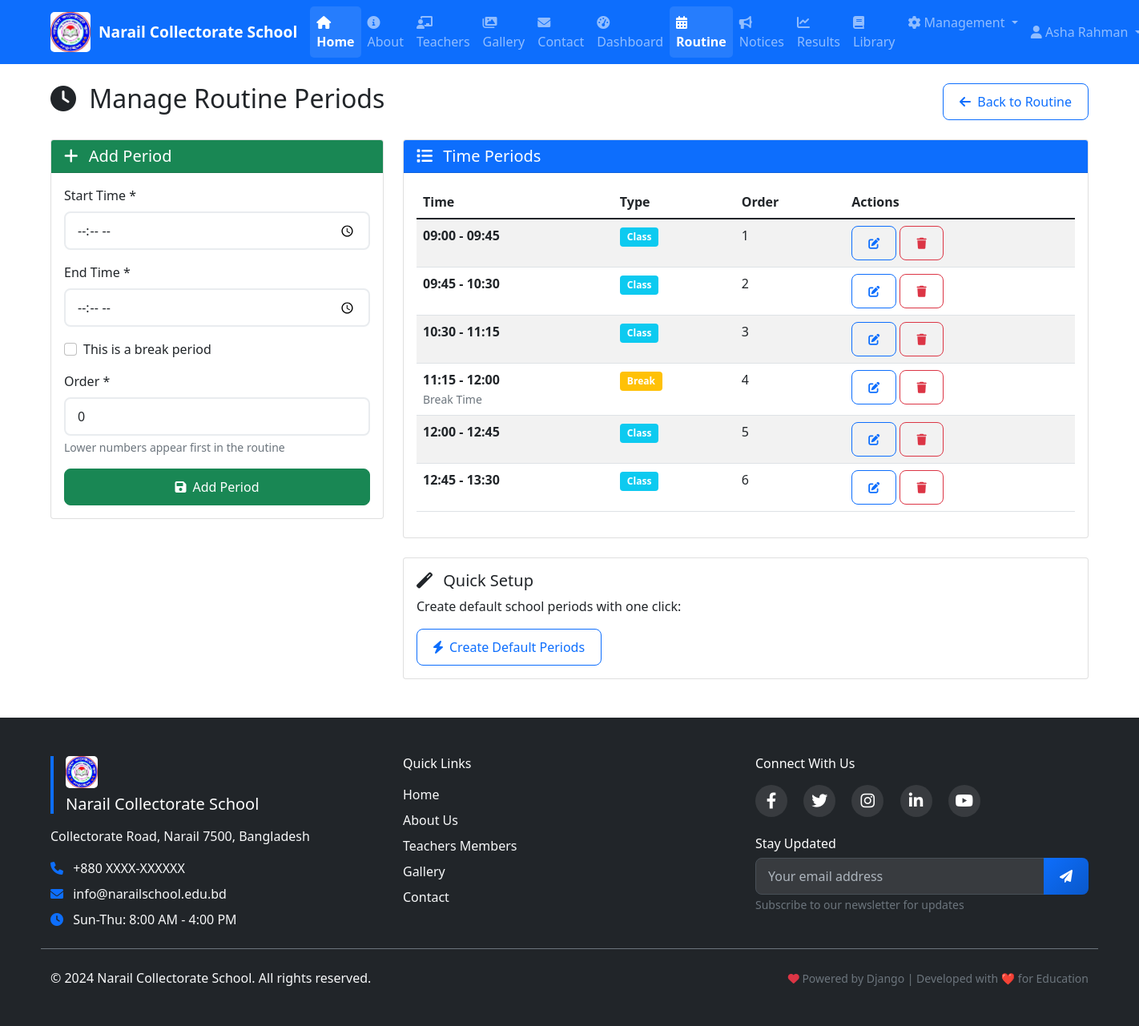
Screenshot of /school/routine/periods/ (signed in) with the database file from the repository.
### accounts/models.py (models this page shows, shortened)
class User(AbstractUser):
    USER_TYPE_CHOICES = (
        ('admin', 'Admin'),
        ('teacher', 'Teacher'),
        ('student', 'Student'),
        ('parent', 'Parent'),
    )
    user_type = models.CharField(max_length=10, choices=USER_TYPE_CHOICES, default='student')
    phone = models.CharField(max_length=15, blank=True)
    address = models.TextField(blank=True)
    profile_picture = models.ImageField(upload_to='profile_pics/', blank=True)

### school/models.py (models this page shows, shortened)
class RoutinePeriod(models.Model):
    start_time = models.TimeField()
    end_time = models.TimeField()
    is_break = models.BooleanField(default=False)
    break_name = models.CharField(max_length=50, blank=True, null=True)
    order = models.IntegerField(default=0)
    class Meta:
        ordering = ['order', 'start_time']
        verbose_name = "Routine Period"
        verbose_name_plural = "Routine Periods"

### school/views.py (the view)
# urls.py: path('routine/periods/', views.manage_routine_periods, name='manage_routine_periods'),
@login_required
def manage_routine_periods(request):
    if request.user.user_type not in ['admin', 'teacher']:
        return HttpResponseForbidden("You don't have permission to access this page.")
    periods = RoutinePeriod.objects.all()
    if request.method == 'POST':
        form = RoutinePeriodForm(request.POST)
        if form.is_valid():
            form.save()
            messages.success(request, 'Routine period added successfully!')
            return redirect('manage_routine_periods')
    else:
        form = RoutinePeriodForm()
    context = {
        'periods': periods,
        'form': form
    }
    return render(request, 'school/manage_routine_periods.html', context)

### templates/school/manage_routine_periods.html (shortened to what this page needs)
{% extends 'base.html' %}
{% block content %}
<div class="row">
    <div class="col-12">
        <div class="d-flex justify-content-between align-items-center mb-4">
            <h2><i class="fas fa-clock me-2"></i> Manage Routine Periods</h2>
            <a href="{% url 'class_routine' %}" class="btn btn-outline-primary">
                <i class="fas fa-arrow-left me-1"></i> Back to Routine
            </a>
        </div>
    </div>
</div>
<div class="row">
    <div class="col-md-4">
        <div class="card">
            <div class="card-header bg-success text-white">
                <h5 class="mb-0"><i class="fas fa-plus me-2"></i> Add Period</h5>
            </div>
            <div class="card-body">
                <form method="post">
                    <div class="mb-3">
                        <label class="form-label">Start Time *</label>
                        {{ form.start_time }}
                    </div>
                    <div class="mb-3">
                        <label class="form-label">End Time *</label>
                        {{ form.end_time }}
                    </div>
                    <div class="mb-3">
                        <div class="form-check">
                            {{ form.is_break }}
                            <label class="form-check-label" for="{{ form.is_break.id_for_label }}">
                                This is a break period
                            </label>
                        </div>
                    </div>
                    <div class="mb-3">
                        <label class="form-label">Order *</label>
                        {{ form.order }}
                        <div class="form-text">Lower numbers appear first in the routine</div>
                    </div>
                    <div class="d-grid">
                        <button type="submit" class="btn btn-success">
                            <i class="fas fa-save me-2"></i>Add Period
                        </button>
                    </div>
                </form>
            </div>
        </div>
    </div>
    <div class="col-md-8">
        <div class="card">
            <div class="card-header bg-primary text-white">
                <h5 class="mb-0"><i class="fas fa-list me-2"></i> Time Periods</h5>
            </div>
            <div class="card-body">
                <div class="table-responsive">
                    <table class="table table-striped">
                        <thead>
                            <tr>
                                <th>Time</th>
                                <th>Type</th>
                                <th>Order</th>
                                <th>Actions</th>
                            </tr>
                        </thead>
                        <tbody>
                            {% for period in periods %}
                            <tr>
                                <td>
                                    <strong>{{ period.start_time|time:"H:i" }} - {{ period.end_time|time:"H:i" }}</strong>
                                    {% if period.is_break %}
                                    <br><small class="text-muted">{{ period.break_name }}</small>
                                    {% endif %}
                                </td>
                                <td>
                                    {% if period.is_break %}
                                    <span class="badge bg-warning">Break</span>
                                    {% else %}
                                    <span class="badge bg-info">Class</span>
                                    {% endif %}
                                </td>
                                <td>{{ period.order }}</td>
                                <td>
                                    <a href="{% url 'edit_routine_period' period.id %}" class="btn btn-sm btn-outline-primary">
                                        <i class="fas fa-edit"></i>
                                    </a>
                                    <a href="{% url 'delete_routine_period' period.id %}" class="btn btn-sm btn-outline-danger">
                                        <i class="fas fa-trash"></i>
                                    </a>
                                </td>
                            </tr>
                            {% endfor %}
                        </tbody>
                    </table>
                </div>
            </div>
        </div>
        <div class="card mt-4">
            <div class="card-body">
                <h5><i class="fas fa-magic me-2"></i> Quick Setup</h5>
                <p>Create default school periods with one click:</p>
                <form method="post" action="{% url 'create_default_periods' %}">
                    <button type="submit" class="btn btn-outline-primary">
                        <i class="fas fa-bolt me-2"></i>Create Default Periods
                    </button>
                </form>
            </div>
        </div>
    </div>
</div>
{% endblock %}

### templates/base.html (shortened to what this page needs)
<!DOCTYPE html>
<html lang="en">
<head>
    <link href="https://cdn.jsdelivr.net/npm/bootstrap@5.1.3/dist/css/bootstrap.min.css" rel="stylesheet">
    <link href="https://cdnjs.cloudflare.com/ajax/libs/font-awesome/6.0.0/css/all.min.css" rel="stylesheet">
    <link href="/static/css/style.css" rel="stylesheet">
</head>
<body>
    <nav class="navbar navbar-expand-lg navbar-dark bg-primary">
        <div class="container">
            <a class="navbar-brand" href="{% url 'home' %}">
                <img src="/static/images/Scl_logo.jpg" alt="School Logo" class="school-logo">
                <span class="school-name">
                    {% if school_info %}{{ school_info.name }}{% else %}Narail Collectorate School{% endif %}
                </span>
            </a>
            <div class="collapse navbar-collapse" id="navbarNav">
                <ul class="navbar-nav me-auto">
                    <li class="nav-item">
                        <a class="nav-link" href="{% url 'home' %}"><i class="fas fa-home"></i> Home</a>
                    </li>
                    <li class="nav-item">
                        <a class="nav-link" href="{% url 'about' %}"><i class="fas fa-info-circle"></i> About</a>
                    </li>
                    <li class="nav-item">
                        <a class="nav-link" href="{% url 'teachers_members' %}"><i class="fas fa-chalkboard-teacher"></i> Teachers</a>
                    </li>
                    <li class="nav-item">
                        <a class="nav-link" href="{% url 'gallery' %}"><i class="fas fa-images"></i> Gallery</a>
                    </li>
                    <li class="nav-item">
                        <a class="nav-link" href="{% url 'contact' %}"><i class="fas fa-envelope"></i> Contact</a>
                    </li>
                    {% if user.is_authenticated %}
                        <li class="nav-item">
                            <a class="nav-link" href="{% url 'dashboard' %}"><i class="fas fa-tachometer-alt"></i> Dashboard</a>
                        </li>
                        <li class="nav-item">
                            <a class="nav-link" href="{% url 'class_routine' %}"><i class="fas fa-calendar-alt"></i> Routine</a>
                        </li>
                        <li class="nav-item">
                            <a class="nav-link" href="{% url 'notice_board' %}"><i class="fas fa-bullhorn"></i> Notices</a>
                        </li>
                        <li class="nav-item">
                            <a class="nav-link" href="{% url 'results' %}"><i class="fas fa-chart-line"></i> Results</a>
                        </li>
                        <li class="nav-item">
                            <a class="nav-link" href="{% url 'library' %}"><i class="fas fa-book"></i> Library</a>
                        </li>
                        {% if user.user_type == 'admin' or user.user_type == 'teacher' %}
                            <li class="nav-item dropdown">
                                <a class="nav-link dropdown-toggle" href="#" id="managementDropdown" role="button" data-bs-toggle="dropdown">
                                    <i class="fas fa-cog"></i> Management
                                </a>
                            </li>
                        {% endif %}
                    {% endif %}
                </ul>
                <ul class="navbar-nav">
                    {% if user.is_authenticated %}
                        <li class="nav-item dropdown">
                            <a class="nav-link dropdown-toggle" href="#" id="userDropdown" role="button" data-bs-toggle="dropdown">
                                {% if user.profile_picture %}
                                    <img src="{{ user.profile_picture.url }}" alt="Profile" class="rounded-circle" style="width: 30px; height: 30px; object-fit: cover;">
                                {% else %}
                                    <i class="fas fa-user"></i>
                                {% endif %}
                                {{ user.get_full_name|default:user.username }}
                            </a>
                        </li>
                    {% endif %}
                </ul>
            </div>
        </div>
    </nav>
    <main class="container mt-4">
        {% block content %}
        {% endblock %}
    </main>
    <footer class="bg-dark text-light mt-5">
        <div class="container py-5">
            <div class="row">
                <div class="col-lg-4 col-md-6 mb-4">
                    <div class="footer-brand mb-3">
                        <img src="/static/images/Scl_logo.jpg" alt="School Logo" class="school-logo-footer mb-2">
                        <h5 class="text-white">{% if school_info %}{{ school_info.name }}{% else %}Narail Collectorate School{% endif %}</h5>
                    </div>
                    <p class="mb-3">{% if school_info %}{{ school_info.address }}{% else %}Collectorate Road, Narail 7500, Bangladesh{% endif %}</p>
                    <div class="contact-info">
                        <p class="mb-2">
                            <i class="fas fa-phone me-2 text-primary"></i>
                            {% if school_info %}{{ school_info.phone }}{% else %}+880 XXXX-XXXXXX{% endif %}
                        </p>
                        <p class="mb-2">
                            <i class="fas fa-envelope me-2 text-primary"></i>
                            {% if school_info %}{{ school_info.email }}{% else %}info@narailschool.edu.bd{% endif %}
                        </p>
                        <p class="mb-0">
                            <i class="fas fa-clock me-2 text-primary"></i>
                            Sun-Thu: 8:00 AM - 4:00 PM
                        </p>
                    </div>
                </div>
                <div class="col-lg-4 col-md-6 mb-4">
                    <h6 class="text-white mb-3">Quick Links</h6>
                    <ul class="list-unstyled">
                        <li class="mb-2"><a href="{% url 'home' %}" class="text-light text-decoration-none hover-primary">Home</a></li>
                        <li class="mb-2"><a href="{% url 'about' %}" class="text-light text-decoration-none hover-primary">About Us</a></li>
                        <li class="mb-2"><a href="{% url 'teachers_members' %}" class="text-light text-decoration-none hover-primary">Teachers Members</a></li>
                        <li class="mb-2"><a href="{% url 'gallery' %}" class="text-light text-decoration-none hover-primary">Gallery</a></li>
                        <li class="mb-2"><a href="{% url 'contact' %}" class="text-light text-decoration-none hover-primary">Contact</a></li>
                    </ul>
                </div>
                <div class="col-lg-4 col-md-6 mb-4">
                    <h6 class="text-white mb-3">Connect With Us</h6>
                    <div class="social-links mb-4">
                        <a href="https://www.facebook.com/profile.php?id=100089418341980" class="social-link me-3" title="Facebook">
                            <i class="fab fa-facebook-f fa-lg"></i>
                        </a>
                        <a href="#" class="social-link me-3" title="Twitter">
                            <i class="fab fa-twitter fa-lg"></i>
                        </a>
                        <a href="#" class="social-link me-3" title="Instagram">
                            <i class="fab fa-instagram fa-lg"></i>
                        </a>
                        <a href="#" class="social-link me-3" title="LinkedIn">
                            <i class="fab fa-linkedin-in fa-lg"></i>
                        </a>
                        <a href="#" class="social-link" title="YouTube">
                            <i class="fab fa-youtube fa-lg"></i>
                        </a>
                    </div>
                    <div class="newsletter">
                        <h6 class="text-white mb-2">Stay Updated</h6>
                        <div class="input-group">
                            <input type="email" class="form-control" placeholder="Your email address" aria-label="Email">
                            <button class="btn btn-primary" type="button">
                                <i class="fas fa-paper-plane"></i>
                            </button>
                        </div>
                        <small class="text-muted">Subscribe to our newsletter for updates</small>
                    </div>
                </div>
            </div>
            <div class="row pt-4 border-top border-secondary">
                <div class="col-md-6 text-center text-md-start">
                    <p class="mb-0">&copy; 2024 {% if school_info %}{{ school_info.name }}{% else %}Narail Collectorate School{% endif %}. All rights reserved.</p>
                </div>
                <div class="col-md-6 text-center text-md-end">
                    <small class="text-muted">
                        <i class="fas fa-heart text-danger"></i>
                        Powered by Django | Developed with ❤️ for Education
                    </small>
                </div>
            </div>
        </div>
    </footer>
</body>
</html>

### rows the page displays
User: get_full_name "Asha Rahman"
RoutinePeriod: start_time "09:00", end_time "09:45", is_break "Class", order "1"
RoutinePeriod: start_time "09:45", end_time "10:30", is_break "Class", order "2"
RoutinePeriod: start_time "10:30", end_time "11:15", is_break "Class", order "3"
RoutinePeriod: start_time "11:15", end_time "12:00", break_name "Break Time", is_break "Break", order "4"
RoutinePeriod: start_time "12:00", end_time "12:45", is_break "Class", order "5"
RoutinePeriod: start_time "12:45", end_time "13:30", is_break "Class", order "6"
